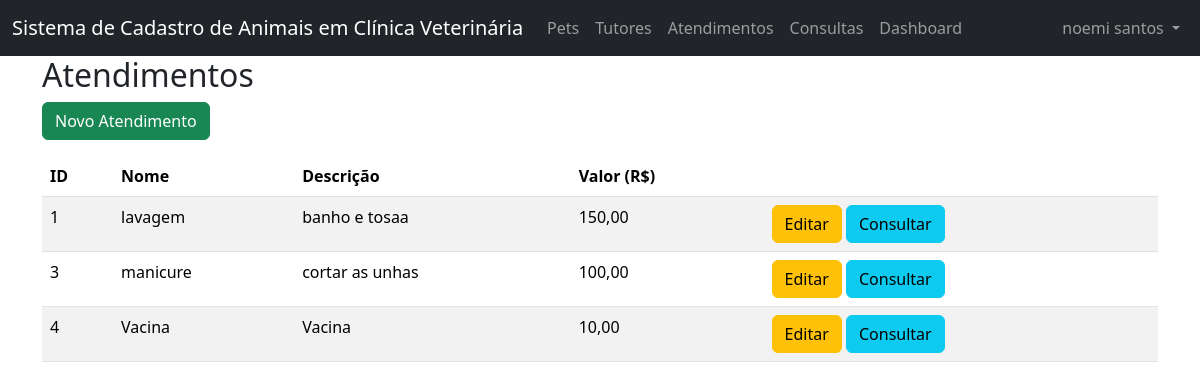
The app's page /projeto_p2/atendimentos.php (signed in) with its own data.
### tables this page shows
CREATE TABLE `atendimento` (
  `id` int(11) NOT NULL,
  `nome` varchar(45) DEFAULT NULL,
  `descricao` varchar(45) DEFAULT NULL,
  `valor` decimal(5,2) DEFAULT NULL
);

### projeto_p2/atendimentos.php (the view, shortened to what this page needs)
<?php
    require_once("cabecalho.php");
    function retornaAtendimentos(){
        require("conexao.php");
        try{
            $sql = "SELECT * FROM atendimento";
            $stmt = $pdo->query($sql);
            return $stmt->fetchAll();
        } catch (Exception $e) {
            die("Erro ao consultar os atendimentos: " . $e->getMessage());
        }
    }
    $atendimentos = retornaAtendimentos();
?>
<h2>Atendimentos</h2>
<a href="novo_atendimento.php" class="btn btn-success mb-3">Novo Atendimento</a>
<table class="table table-hover table-striped" id="tabela">
    <thead>
        <tr>
            <th>ID</th>
            <th>Nome</th>
            <th>Descrição</th>
            <th>Valor (R$)</th>
            <th></th>
        </tr>
    </thead>
    <tbody>
        <?php foreach ($atendimentos as $a): ?>
        <tr>
            <td><?= $a['id'] ?></td>
            <td><?= $a['nome'] ?></td>
            <td><?= $a['descricao'] ?></td>
            <td><?= number_format($a['valor'], 2, ',', '.') ?></td>
            <td>
                <a href="editar_atendimento.php?id=<?= $a['id'] ?>" class="btn btn-warning">Editar</a>
                <a href="consultar_atendimento.php?id=<?= $a['id'] ?>" class="btn btn-info">Consultar</a>
            </td>
        </tr>
        <?php endforeach; ?>
    </tbody>
</table>
<?php
    require_once("rodape.php");
?>

### records on screen
atendimento: id "1", nome "lavagem", descricao "banho e tosaa", valor "150,00"
atendimento: id "3", nome "manicure", descricao "cortar as unhas", valor "100,00"
atendimento: id "4", nome "Vacina", descricao "Vacina", valor "10,00"

### other values on screen
$_SESSION['usuario'] "noemi santos"
